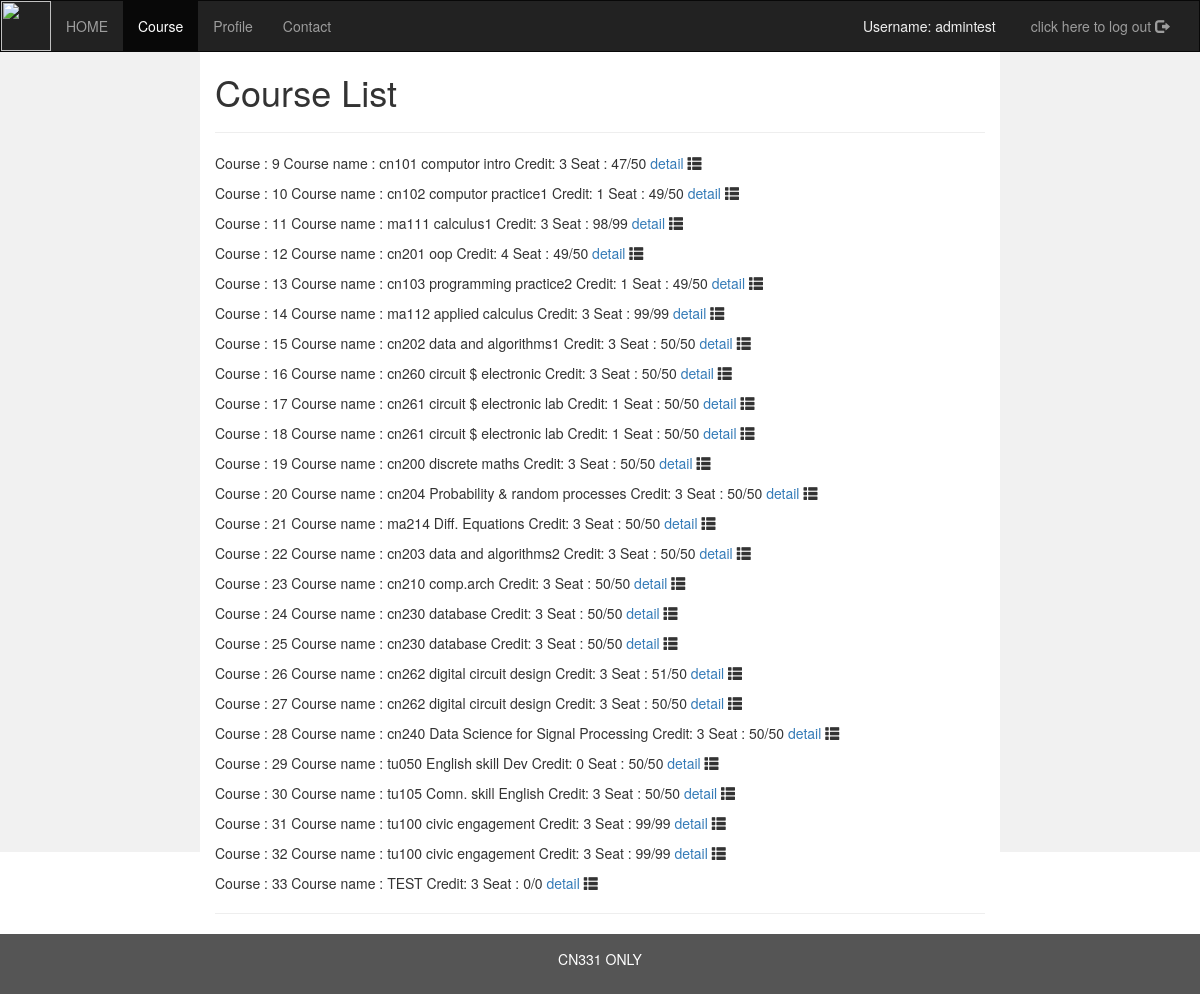
The page /reg/ (signed in) on the database as committed earlier.
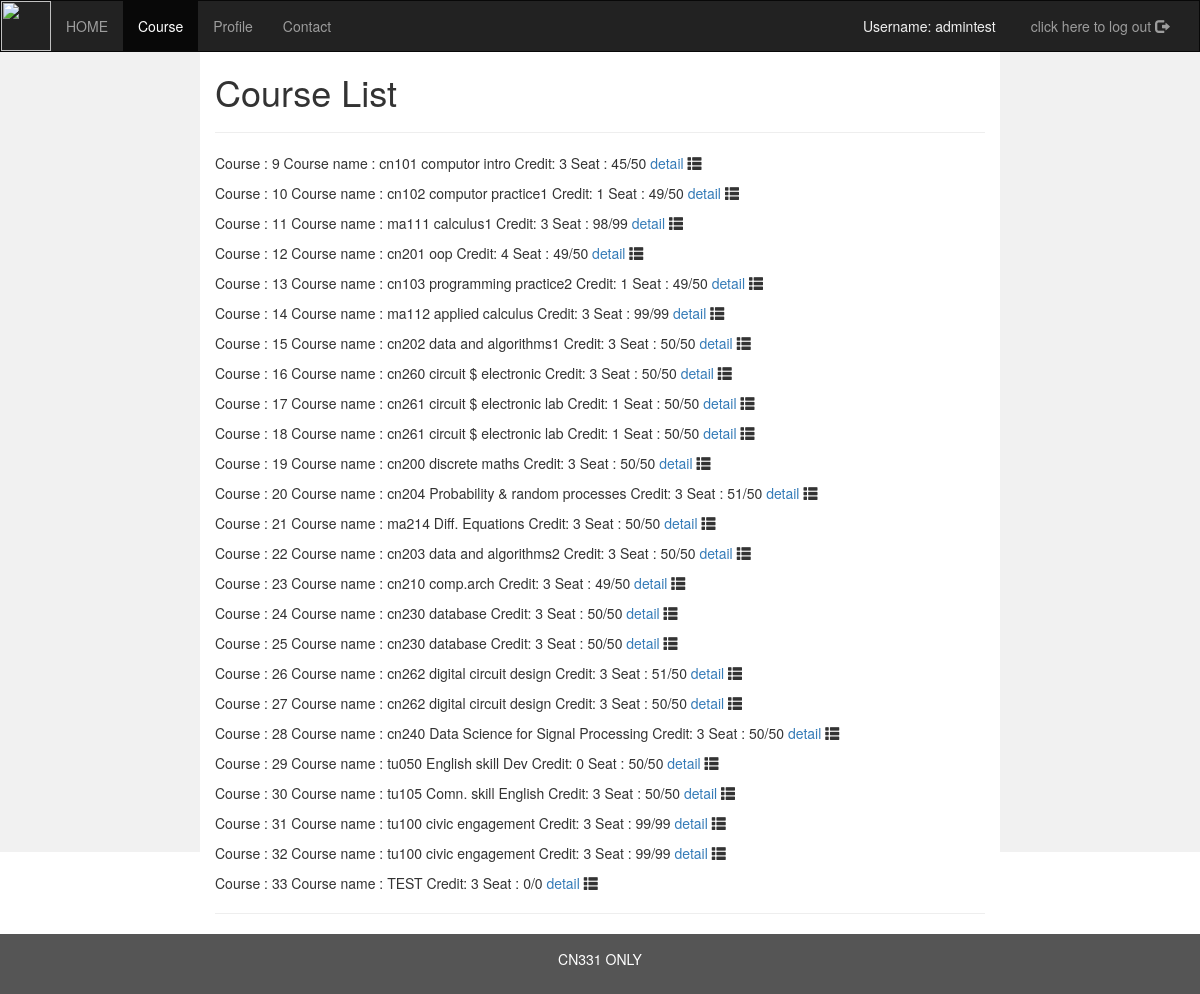
The same page on the database as committed later.
### reg/models.py (models this page shows, shortened)
class Course(models.Model):
    course_id = models.IntegerField(null=True)
    course_name = models.CharField(max_length=64)
    seat = models.IntegerField(null=True)
    maxSeat = models.IntegerField(null=True)
    credit = models.IntegerField(null=True)

### reg/views.py (the view)
# urls.py: path("", views.index, name="index"),
def index(request):
    if not request.user.is_authenticated:
        return HttpResponseRedirect(reverse("users:login"))
    else:
        return render(request, "reg/index.html", {
            "reg": Course.objects.all()
        })

### reg/templates/reg/index.html (shortened to what this page needs)
<!DOCTYPE html>
<html lang="en">
<head>
    <link rel="stylesheet" href="https://maxcdn.bootstrapcdn.com/bootstrap/3.4.1/css/bootstrap.min.css">
</head>
<body>
    <nav class="navbar navbar-inverse">
        <div class="container-fluid">
            <div class="navbar-header">
                <a class="navbar-brand">
                    <img classs="img-responsive" width="50px" height="" src="/static/assets/admin/img/scf.png">
                </a>
            </div>
            <div class="collapse navbar-collapse" id="myNavbar">
                <ul class="nav navbar-nav">
                    <li><a href=" {% url 'first:index' %}">HOME</a></li>
                    <li class="active"><a href="{% url 'reg:index' %}">Course</a></li>
                    <li><a href="{% url 'users:index' %}">Profile</a></li>
                    <li><a href="{% url 'first:contact' %}">Contact</a></li>
                </ul>
                <ul class="nav navbar-nav navbar-right">
                    {%if request.user.is_authenticated %}
                    <li style="color: #f1f1f1; float:left!important;margin-right:20px;margin-top: 15px ;">
                        Username:
                        {{request.user}}
                    </li>
                    <li>
                        <a href="{% url 'users:logout'%}">click here to log out
                            <span class="glyphicon glyphicon-log-out"></span></a>
                    </li>
                    {%endif%}
                </ul>
            </div>
        </div>
    </nav>
    <div class="container-fluid text-center">
        <div class="row content">
            <div class="col-sm-2 sidenav" style=" height: 100vh ;">
            </div>
            <div class="col-sm-8 text-left">
                <h1>Course List</h1>
                <hr>
                {% for i in reg %}
                <p>
                    Course : {{i.id}}
                    Course name : {{i.course_name}}
                    Credit: {{i.credit}}
                    Seat : {{i.seat}}/{{i.maxSeat}}
                    <a href="#">detail</a> <span class="glyphicon glyphicon-th-list"></span>
                </p>
                {% endfor %}
                <hr>
            </div>
            <div class="col-sm-2 sidenav" style="height: 100vh !important;">
            </div>
        </div>
    </div>
    <footer class=" container-fluid text-center">
        <p>CN331 ONLY </p>
    </footer>
</body>
</html>

Rows that differ between the two databases and show on the page:
changed Course "cn101 computor intro": seat "47" → "45"
changed Course "cn204 Probability & random processes": seat "50" → "51"
changed Course "cn210 comp.arch": seat "50" → "49"
